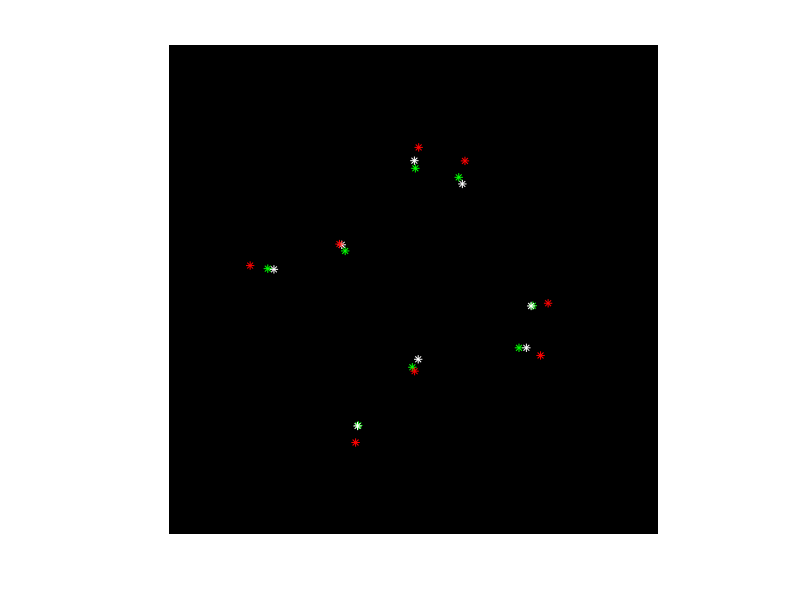

This chart was generated by the following MATLAB code:
% DLT algorithm (direct linear transform) 
clear all 
close all 
  
%%%%%%%%%%%%%%%%%%%%%%%%%%%%%%%%%%%%%%%%%%%%%%%% 
% Create input data 
  
% Create camera matrix 
f = 512;      % focal length in pixels 
cx = 256; 
cy = 256; 
K = [ f 0 cx; 0 f cy; 0 0 1 ];   % intrinsic parameter matrix 
  
N = 8;  % Create known 3D points (at least 6) 
% P_M = [ 
%     rand(3,N)-0.5;  % Points within a cube of unit length 
%     ones(1,N) 
%     ]; 
P_M = [ 
    1   -1  1   -1  1   -1  1   -1;     % points on a cube 
    1   1   -1  -1  1   1   -1  -1; 
    1   1   1   1   -1  -1  -1  -1; 
    1   1   1   1   1   1   1   1]; 

% Create true model-to-camera transform 
ax = 0; ay = 20*pi/180; az = -30*pi/180; 
tx = 0; ty = 0; tz = 6; 
Rx = [ 1 0 0; 0 cos(ax) -sin(ax); 0 sin(ax) cos(ax)]; 
Ry = [ cos(ay) 0 sin(ay); 0 1 0; -sin(ay) 0 cos(ay)]; 
Rz = [ cos(az) -sin(az) 0; sin(az) cos(az) 0; 0 0 1]; 
R_w_c = Rz * Ry * Rx; 
H_w_c = [R_w_c [tx;ty;tz]; 0 0 0 1]; 
disp('Ground truth pose, model to camera:'); disp(H_w_c); 
  
H_c_w = inv(H_w_c); 
disp('Ground truth pose, camera to model:'); disp(H_c_w); 
  
% Project points onto image 
Mext = H_w_c(1:3, :);       % Camera extrinsic matrix 
p = K*Mext*P_M; 
p(1,:) = p(1,:)./p(3,:); 
p(2,:) = p(2,:)./p(3,:); 
p(3,:) = p(3,:)./p(3,:); 

%%%%%%%%%%%%%%%%%%%%%%%%%%%%%%%%%%%%%%%%%%%%%%%% 
% Display input data 
disp('Known model points:'); disp(P_M); 
disp('Measured image points:'); disp(p); 
I = zeros(512,512); 
imshow(I); 
hold on 
plot(p(1,:), p(2,:), 'g*'); 
  
% Add some noise to the image points 
sigma = 5.0; 
p(1:2,:) = p(1:2,:) + sigma*randn(2,N); 
plot(p(1,:), p(2,:), 'w*'); 

%%%%%%%%%%%%%%%%%%%%%%%%%%%%%%%%%%%%%%%%%%%%%%%% 
% Solve for the pose of the model with respect to the camera. 
  
pn = inv(K)*p;  % Normalize image points 
  
% Ok, now we have pn = Mext*P_M. 
% If we know P_M and pn, we can solve for the elements of Mext. 
% The equations for x,y are: 
%   x = (r11*X + r12*Y + r13*Z + tx)/(r31*X + r32*Y + r33*Z + tz) 
%   y = (r21*X + r22*Y + r23*Z + ty)/(r31*X + r32*Y + r33*Z + tz) 
% or 
%   r11*X + r12*Y + r13*Z + tx - x*r31*X - x*r32*Y - x*r33*Z - x*tz = 0 
%   r21*X + r22*Y + r23*Z + ty - y*r31*X - y*r32*Y - y*r33*Z - y*tz = 0 
  
% Put elements of Mext into vector w: 
%   w = [r11 r12 r13 r21 r22 r23 r31 r32 r33 tx ty tz] 
% We then have Ax = 0.  The rows of A are: 
%   X  Y  Z  0  0  0  -x*X  -x*Y  -x*Z  1  0  -x 
%   0  0  0  X  Y  Z  -y*X  -y*Y  -y*Z  1  0  -y 
  
A = zeros(N,12); 
for i=1:N 
    X = P_M(1,i);   Y = P_M(2,i);   Z = P_M(3,i); 
    x = pn(1,i);    y = pn(2,i); 
    A( 2*(i-1)+1, :) = [ X  Y  Z  0  0  0  -x*X  -x*Y  -x*Z  1  0  -x ]; 
    A( 2*(i-1)+2, :) = [ 0  0  0  X  Y  Z  -y*X  -y*Y  -y*Z  0  1  -y ]; 
end 


% Solve for the value of x that satisfies Ax = 0. 
% The solution to Ax=0 is the singular vector of A corresponding to the 
% smallest singular value; that is, the last column of V in A=UDV' 
[U,D,V] = svd(A); 
x = V(:,end);                  % get last column of V 
  
% Reshape x back to a 3x4 matrix, M = [R  t] 
M = [ x(1)  x(2)  x(3)  x(10); 
      x(4)  x(5)  x(6)  x(11); 
      x(7)  x(8)  x(9)  x(12) ]; 
  
% We can find the camera center, tcorg_w by solving the equation MX=0. 
% To see this, write M = [R_w_c tmorg_c].  But tmorg_c = -R_w_c * tcorg_w. 
% So M = R_w_c*[ I  -tcorg_w ].  And if we multiply M times tcorg_w, we 
% get   R_w_c*[ I  -tcorg_w ] * [tcorg_w; 1] = 0. 
[U,D,V] = svd(M); 
tcorg_w = V(:,end);     % Get last column of V 
tcorg_w = tcorg_w / tcorg_w(4);     % Divide through by last element  

% Get rotation portion from M 
[Q,B] = qr(M(1:3,1:3)'); 
  
% Enforce that the diagonal values of B are positive 
for i=1:3 
    if B(i,i)<0 
        B(i,:) = -B(i,:);   % Change sign of row 
        Q(:,i) = -Q(:,i);   % Change sign of column 
    end 
end 
         
Restimated_w_c = Q';     % Estimated rotation matrix, model-to-camera 
  
% R must be a right handed rotation matrix; ie det(R)>0 
if det(Restimated_w_c)<0 
    Restimated_w_c = -Restimated_w_c; 
end 
  
% Final estimated pose 
Restimated_c_w = Restimated_w_c'; 
Hestimated_c_w = [Restimated_c_w tcorg_w(1:3); 0 0 0 1]; 
disp('Final computed pose, H_c_w:'), disp(Hestimated_c_w); 
  
Hestimated_w_c = inv(Hestimated_c_w); 
disp('Final computed pose, H_w_c:'), disp(Hestimated_w_c);

%%%%%%%%%%%%%%%%%%%%%%%%%%%%%%%%%%%%%%%%%%%%%%%% 
% Reproject points back onto the image 
M = Hestimated_w_c(1:3,:); 
p = K*M*P_M; 
p(1,:) = p(1,:)./p(3,:); 
p(2,:) = p(2,:)./p(3,:); 
p(3,:) = p(3,:)./p(3,:); 
plot(p(1,:), p(2,:), 'r*');
